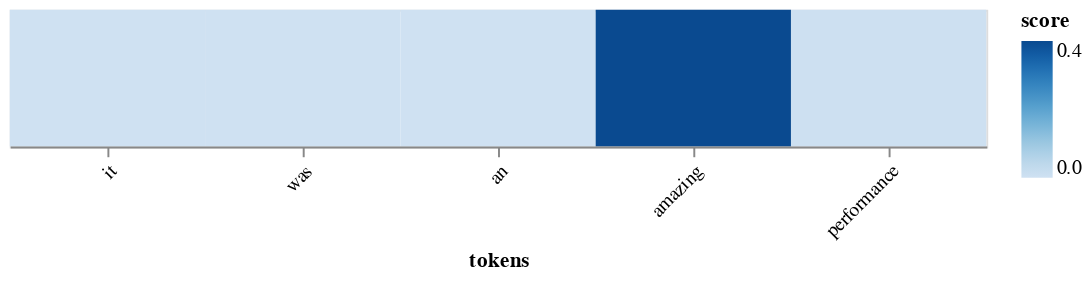

The code cell stored with this chart in its notebook:
### Code cell
df, tokens = interpret_sentence('it was an amazing performance', true_label = 1.0)
visualisation(df, tokens)

### Figure 1 — Vega-Lite specification as saved in the notebook (floating-point values rounded to 4 significant figures)
{"config": {"view": {"continuousWidth": 400, "continuousHeight": 300}}, "data": {"name": "data-519dc1c36e6c9524b2d0f8fe06d38c69"}, "mark": "rect", "encoding": {"color": {"field": "score", "scale": {"scheme": "blues"}, "type": "quantitative"}, "x": {"axis": {"labelAngle": -45}, "field": "tokens", "sort": ["it", "was", "an", "amazing", "performance"], "type": "nominal"}}, "height": 70, "width": 500, "$schema": "https://vega.github.io/schema/vega-lite/v4.17.0.json", "datasets": {"data-519dc1c36e6c9524b2d0f8fe06d38c69": [{"tokens": "it", "score": 0.001922}, {"tokens": "was", "score": 0.001494}, {"tokens": "an", "score": 0.001321}, {"tokens": "amazing", "score": 0.4172}, {"tokens": "performance", "score": 0.006001}]}}
